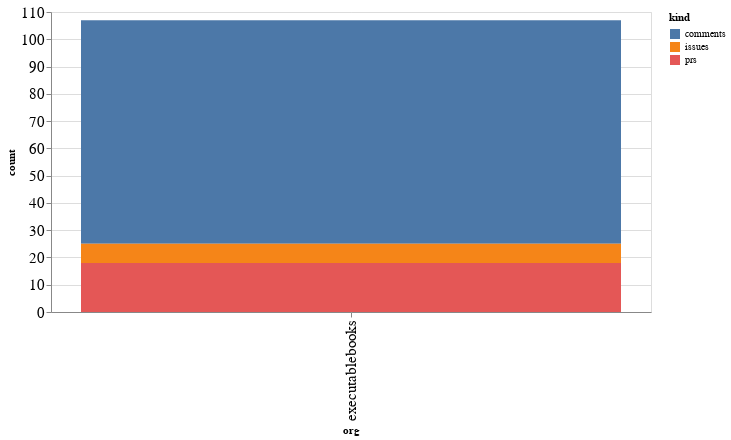

The cell this chart's notebook holds for it:
### Code cell
alt.Chart(org_summaries, width=600).mark_bar().encode(
    x='org',
    y='count',
    color='kind',
    tooltip="org"
)

### Figure 1 — Vega-Lite specification as saved in the notebook (floating-point values rounded to 4 significant figures)
{"config": {"axisLeft": {"labelFontSize": 15}, "axisBottom": {"labelFontSize": 15}}, "data": {"name": "data-6dd45899a84a81c51aca404d7ddd8817"}, "mark": "bar", "encoding": {"color": {"type": "nominal", "field": "kind"}, "tooltip": {"type": "nominal", "field": "org"}, "x": {"type": "nominal", "field": "org"}, "y": {"type": "quantitative", "field": "count"}}, "width": 600, "$schema": "https://vega.github.io/schema/vega-lite/v4.8.1.json", "datasets": {"data-6dd45899a84a81c51aca404d7ddd8817": [{"org": "executablebooks", "kind": "comments", "count": 82}, {"org": "executablebooks", "kind": "issues", "count": 7}, {"org": "executablebooks", "kind": "prs", "count": 18}]}}
